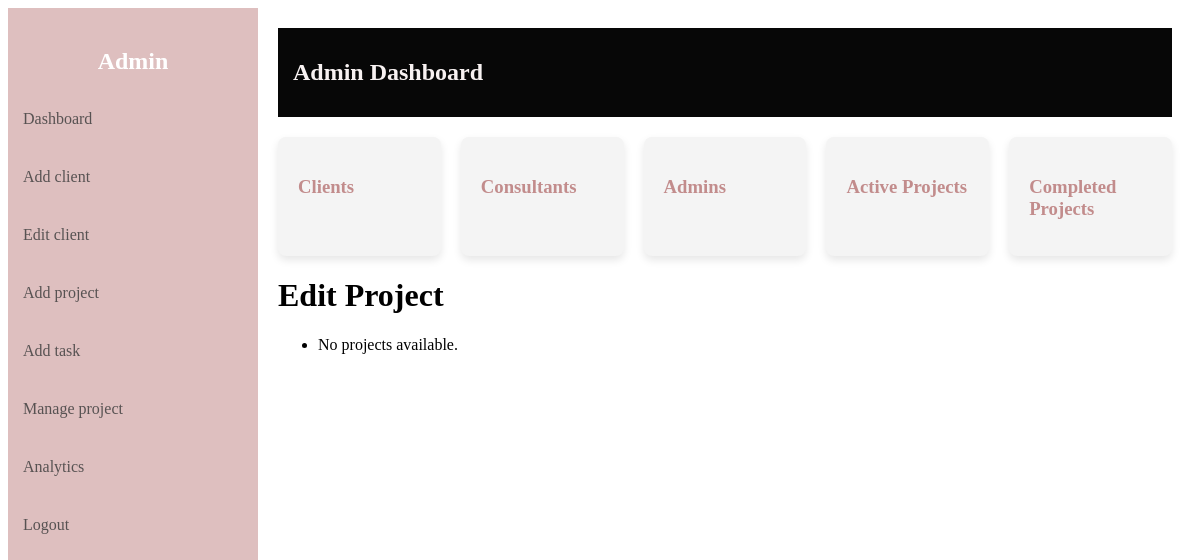
Before: /manage/project (signed in) with the older database file.
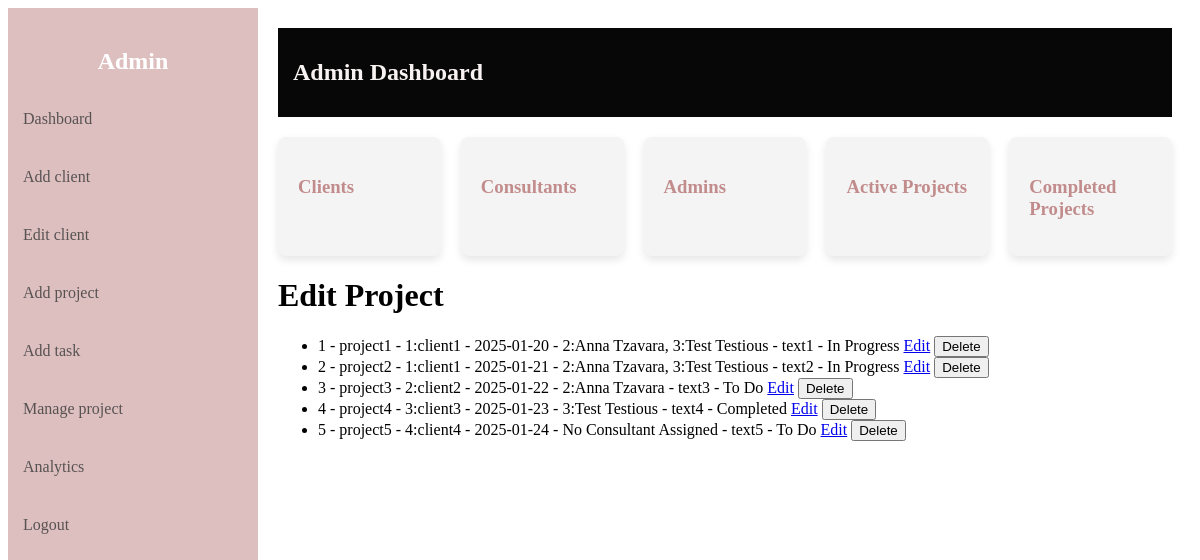
After: the same page with the newer database file.
### server.py (models this page shows)
class Project(db.Model):
    id = db.Column(db.Integer, primary_key=True)
    name = db.Column(db.String(150), nullable=False)
    client_id = db.Column(db.Integer, db.ForeignKey('client.id'), nullable=False)
    deadline = db.Column(db.Date, nullable=True)
    description = db.Column(db.String(500), nullable=True)
    status = db.Column(db.String(20), default="To Do", nullable=False)
    consultants = db.relationship('User', secondary=project_consultants, back_populates='projects')
    client = db.relationship('Client', back_populates='projects')
    tasks = db.relationship('Task', back_populates='project')
    __table_args__ = (
        CheckConstraint("status IN ('To Do', 'In Progress', 'Completed')", name="check_project_status"),
    )

class Client(db.Model):
    id = db.Column(db.Integer, primary_key=True)
    name = db.Column(db.String(150), nullable=False)
    email = db.Column(db.String(120), unique=True, nullable=False)
    phone = db.Column(db.String(10), unique=True, nullable=False)
    address = db.Column(db.String(200), nullable=False)
    ssn = db.Column(db.String(11), unique=True, nullable=False)
    postalcode = db.Column(db.String(10), nullable=False)
    notes = db.Column(db.String(500), nullable=True)
    consultant_id = db.Column(db.Integer, db.ForeignKey('user.id'), nullable=True)
    consultant = db.relationship('User', back_populates='clients')
    projects = db.relationship('Project', back_populates='client')

class User(UserMixin, db.Model):
    id = db.Column(db.Integer, primary_key=True)
    fullname = db.Column(db.String(150), nullable=False)
    username = db.Column(db.String(80), unique=True, nullable=False)
    email = db.Column(db.String(120), unique=True, nullable=False)
    phone = db.Column(db.String(10), unique=True, nullable=False)
    password = db.Column(db.String(200), nullable=False)
    role = db.Column(db.String(20), nullable=False, default='consultant')
    clients = db.relationship('Client', back_populates='consultant')
    projects = db.relationship('Project', secondary=project_consultants, back_populates='consultants')
    tasks = db.relationship('Task', back_populates='consultant')

### server.py (the view)
@app.route('/manage/project')
@login_required
def manage_projects():
    if current_user.role != 'admin':
        return "Unauthorized", 403
    all_projects = Project.query.all()
    return render_template('manage_project.html', projects=all_projects)

### server.py (called while the page is built)
@login_manager.user_loader
def load_user(user_id):
    return User.query.get(int(user_id))

### templates/manage_project.html (shortened to what this page needs)
{% extends 'dashboard.html' %}
{% block content %}
<h1>Edit Project</h1>
<ul>
    {% for project in projects %}
    <li>
        {{ project.id }} -
        {{ project.name }} -
        {{ project.client_id }}:{{ project.client.name }} -
        {{ project.deadline if project.deadline else "No Deadline Set" }} -
        {% if project.consultants %}
            {% for consultant in project.consultants %}{{ consultant.id }}:{{ consultant.fullname }}{% if not loop.last %}, {% endif %}{% endfor %}
        {% else %}
            No Consultant Assigned
        {% endif %} -
        {{ project.description }} -
        {{ project.status }}
        <a href="/projects/edit/{{ project.id }}">Edit</a>
        <form action="/projects/delete/{{ project.id }}" method="post" style="display:inline;">
            <button type="submit" onclick="return confirm('Are you sure you want to delete this project?')">Delete</button>
        </form>
    </li>
    {% else %}
    <li>No projects available.</li>
    {% endfor %}
</ul>
{% endblock %}

Changed rows visible on the page:
added Project: id "1", name "project1", client_id "1", client.name "client1", deadline "2025-01-20", description "text1", status "In Progress"
now on this page (row edited): User: id "2", fullname "Anna Tzavara"
added User: id "3", fullname "Test Testious"
added Project: id "2", name "project2", client_id "1", client.name "client1", deadline "2025-01-21", description "text2", status "In Progress"
added Project: id "3", name "project3", client_id "2", client.name "client2", deadline "2025-01-22", description "text3", status "To Do"
added Project: id "4", name "project4", client_id "3", client.name "client3", deadline "2025-01-23", description "text4", status "Completed"
added Project: id "5", name "project5", client_id "4", client.name "client4", deadline "2025-01-24", shows "No Consultant Assigned", description "text5", status "To Do"
Other visible differences:
text no longer shown: "No projects available."
